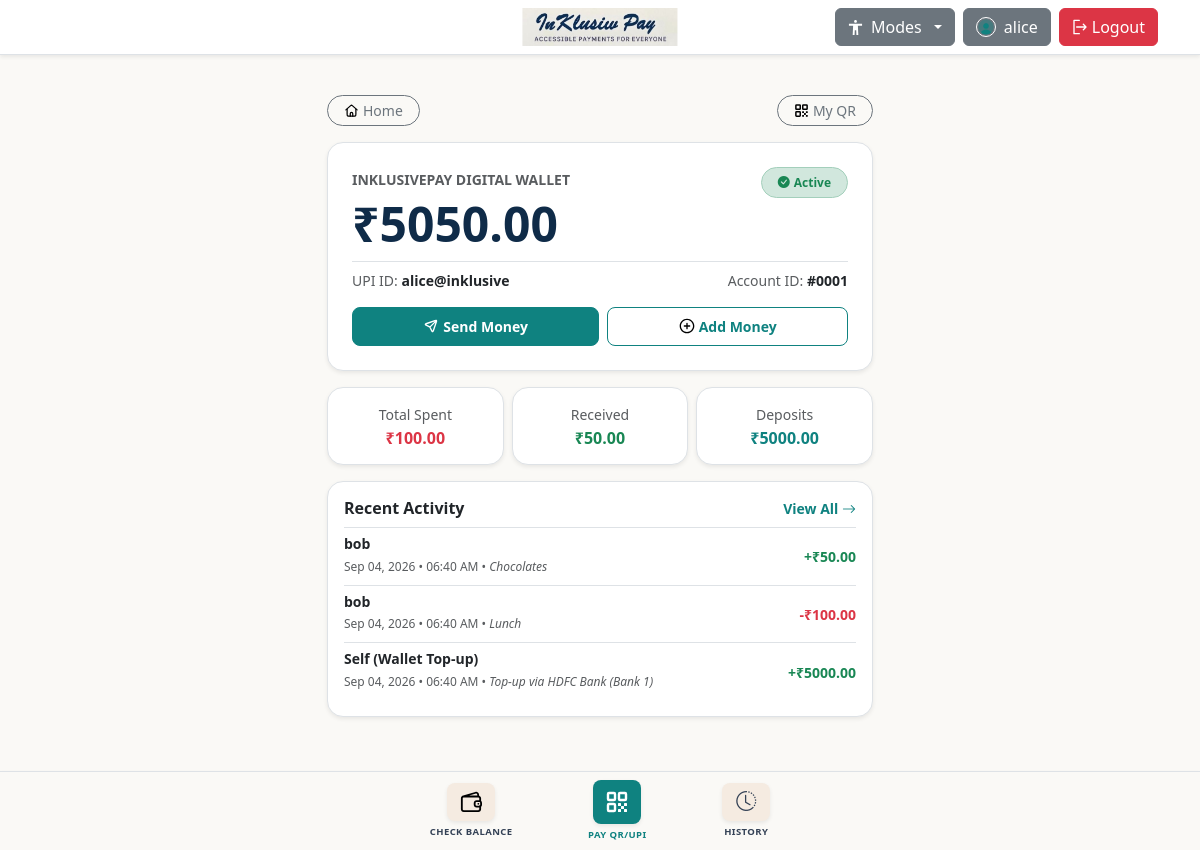
The page /balance (signed in) on the database its author committed.
### upiapp/models.py (models this page shows, shortened)
class Base(DeclarativeBase):
    pass

class User(Base, UserMixin):
    __tablename__ = "users"
    id: Mapped[int] = mapped_column(Integer, primary_key=True, autoincrement=True)
    username: Mapped[str] = mapped_column(String(80), unique=True, nullable=False)
    email: Mapped[str] = mapped_column(String(255), unique=True, nullable=False)
    password_hash: Mapped[str | None] = mapped_column(String(255), nullable=True)
    wallet: Mapped[float] = mapped_column(Float, default=100.0, nullable=False)
    qr_image: Mapped[str | None] = mapped_column(String(255), nullable=True)
    profile_image: Mapped[str | None] = mapped_column(String(255), nullable=True)
    transaction_pin_hash: Mapped[str | None] = mapped_column(String(255), nullable=True)
    created: Mapped[datetime] = mapped_column(
        DateTime,
        nullable=False,
        default=lambda: datetime.now(timezone.utc),
    )
    sent_transactions: Mapped[list["Transaction"]] = relationship(
        foreign_keys="[Transaction.sender_id]",
        back_populates="sender",
        cascade="all, delete-orphan",
    )
    received_transactions: Mapped[list["Transaction"]] = relationship(
        foreign_keys="[Transaction.receiver_id]",
        back_populates="receiver",
        cascade="all, delete-orphan",
    )
    family_memberships: Mapped[list["FamilyMember"]] = relationship(
        back_populates="user",
        cascade="all, delete-orphan",
    )
    favorite_contacts: Mapped[list["FavoriteContact"]] = relationship(
        "FavoriteContact",
        foreign_keys="FavoriteContact.user_id",
        back_populates="user",
        cascade="all, delete-orphan",
    )

class Transaction(Base):
    __tablename__ = "transactions"
    id: Mapped[int] = mapped_column(Integer, primary_key=True, autoincrement=True)
    amount: Mapped[float] = mapped_column(Float, nullable=False)
    sender_id: Mapped[int | None] = mapped_column(ForeignKey("users.id"), nullable=True)
    receiver_id: Mapped[int] = mapped_column(ForeignKey("users.id"), nullable=False)
    note: Mapped[str | None] = mapped_column(String(255), nullable=True)
    status: Mapped[str] = mapped_column(String(20), default="SUCCESS", nullable=False)
    transaction_type: Mapped[str] = mapped_column(String(20), default="TRANSFER", nullable=False)
    created_on: Mapped[datetime] = mapped_column(
        DateTime,
        nullable=False,
        default=lambda: datetime.now(timezone.utc),
    )
    sender: Mapped["User | None"] = relationship(foreign_keys=[sender_id], back_populates="sent_transactions")
    receiver: Mapped["User"] = relationship(foreign_keys=[receiver_id], back_populates="received_transactions")

### upiapp/routes.py (the view)
@app.route("/balance")
@login_required
def balance():
    with Session() as session:
        user = session.get(User, current_user.id)
        current_balance = user.wallet if user else 0.0
        sent_txns = session.query(Transaction).filter_by(sender_id=current_user.id, status="SUCCESS").all()
        received_txns = (
            session.query(Transaction)
            .filter(
                Transaction.receiver_id == current_user.id,
                Transaction.sender_id.is_not(None),
                Transaction.status == "SUCCESS",
            )
            .all()
        )
        deposit_txns = (
            session.query(Transaction)
            .filter(
                Transaction.receiver_id == current_user.id,
                Transaction.sender_id.is_(None),
                Transaction.status == "SUCCESS",
            )
            .all()
        )
        total_sent = sum(t.amount for t in sent_txns)
        total_received = sum(t.amount for t in received_txns)
        total_deposited = sum(t.amount for t in deposit_txns)
        recent_txns = (
            session.query(Transaction)
            .filter(or_(Transaction.sender_id == current_user.id, Transaction.receiver_id == current_user.id))
            .order_by(desc(Transaction.created_on))
            .limit(5)
            .all()
        )
        formatted_txns = []
        for t in recent_txns:
            if t.sender_id is None:
                direction = "DEPOSIT"
                counterparty = "Self (Wallet Top-up)"
            elif t.sender_id == current_user.id:
                direction = "SENT"
                counterparty = t.receiver.username if t.receiver else "User"
            else:
                direction = "RECEIVED"
                counterparty = t.sender.username if t.sender else "User"
            formatted_txns.append({
                "id": t.id,
                "amount": t.amount,
                "direction": direction,
                "counterparty": counterparty,
                "note": t.note,
                "created_on": t.created_on,
                "status": t.status,
            })
    return render_template(
        "balance.html",
        title="My Wallet & Balance",
        balance=current_balance,
        total_sent=total_sent,
        total_received=total_received,
        total_deposited=total_deposited,
        recent_transactions=formatted_txns,
    )

### upiapp/templates/balance.html (shortened to what this page needs)
{% extends "base.html" %}
{% block content %}
<div class="container py-4">
    <div class="row justify-content-center">
        <div class="col-md-8 col-lg-6">
            <div class="d-flex justify-content-between align-items-center mb-3">
                <a href="{{ url_for('home') }}" class="btn btn-sm btn-outline-secondary rounded-pill px-3 d-flex align-items-center gap-1">
                    <img src="{{ url_for('static', filename='svg/home.svg') }}" width="15" height="15" alt="Home">
                    <span>Home</span>
                </a>
                <a href="{{ url_for('profile') }}" class="btn btn-sm btn-outline-secondary rounded-pill px-3 d-flex align-items-center gap-1">
                    <img src="{{ url_for('static', filename='svg/qr.svg') }}" width="15" height="15" alt="QR">
                    <span>My QR</span>
                </a>
            </div>
            <div class="card border rounded-4 p-4 mb-3 bg-white shadow-sm">
                <div class="d-flex justify-content-between align-items-start mb-2">
                    <div>
                        <span class="text-muted small text-uppercase fw-semibold">InKlusivepay Digital Wallet</span>
                        <h1 class="display-5 fw-bold mt-1 mb-0 text-dark" style="color: #0F2B48 !important;">₹{{ "%.2f"|format(balance) }}</h1>
                    </div>
                    <span class="badge bg-success-subtle text-success border border-success-subtle px-3 py-2 rounded-pill">
                        <i class="bi bi-check-circle-fill me-1"></i>Active
                    </span>
                </div>
                <div class="d-flex flex-wrap align-items-center justify-content-between pt-2 border-top small text-muted">
                    <div>
                        <span>UPI ID: </span>
                        <strong class="text-dark">{{ current_user.username }}@inklusive</strong>
                    </div>
                    <div>
                        <span>Account ID: </span>
                        <strong class="text-dark">#{{ "%04d"|format(current_user.id) }}</strong>
                    </div>
                </div>
                <div class="d-flex gap-2 mt-3">
                    <a href="{{ url_for('pay') }}" class="btn btn-auth-teal btn-sm flex-fill py-2 rounded-3 d-flex align-items-center justify-content-center gap-1">
                        <img src="{{ url_for('static', filename='svg/send.svg') }}" width="16" height="16" alt="Send" style="filter: brightness(0) invert(1);">
                        <span>Send Money</span>
                    </a>
                    <a href="{{ url_for('deposit') }}" class="btn btn-outline-primary btn-sm flex-fill py-2 rounded-3 d-flex align-items-center justify-content-center gap-1">
                        <img src="{{ url_for('static', filename='svg/add.svg') }}" width="16" height="16" alt="Add">
                        <span>Add Money</span>
                    </a>
                </div>
            </div>
            <div class="row g-2 mb-3">
                <div class="col-4">
                    <div class="card border rounded-4 p-3 text-center bg-white shadow-sm">
                        <div class="text-muted small">Total Spent</div>
                        <h6 class="fw-bold text-danger mb-0 mt-1">₹{{ "%.2f"|format(total_sent) }}</h6>
                    </div>
                </div>
                <div class="col-4">
                    <div class="card border rounded-4 p-3 text-center bg-white shadow-sm">
                        <div class="text-muted small">Received</div>
                        <h6 class="fw-bold text-success mb-0 mt-1">₹{{ "%.2f"|format(total_received) }}</h6>
                    </div>
                </div>
                <div class="col-4">
                    <div class="card border rounded-4 p-3 text-center bg-white shadow-sm">
                        <div class="text-muted small">Deposits</div>
                        <h6 class="fw-bold text-teal mb-0 mt-1" style="color: #0F8280;">₹{{ "%.2f"|format(total_deposited) }}</h6>
                    </div>
                </div>
            </div>
            <div class="card border rounded-4 p-3 mb-4 bg-white shadow-sm">
                <div class="d-flex justify-content-between align-items-center mb-2">
                    <h6 class="fw-bold mb-0 text-dark">Recent Activity</h6>
                    <a href="{{ url_for('transactions') }}" class="text-decoration-none small fw-semibold text-teal">
                        View All <i class="bi bi-arrow-right"></i>
                    </a>
                </div>
                {% if recent_transactions %}
                <div class="list-group list-group-flush">
                    {% for t in recent_transactions %}
                    <div class="list-group-item px-0 py-2 d-flex justify-content-between align-items-center">
                        <div>
                            <h6 class="mb-0 small fw-semibold text-dark">{{ t.counterparty }}</h6>
                            <small class="text-muted" style="font-size: 0.75rem;">
                                {{ t.created_on.strftime('%b %d, %Y • %I:%M %p') }}
                                {% if t.note %}• <em>{{ t.note }}</em>{% endif %}
                            </small>
                        </div>
                        <div class="text-end">
                            <span class="fw-bold small {% if t.direction == 'SENT' %}text-danger{% else %}text-success{% endif %}">
                                {% if t.direction == 'SENT' %}-{% else %}+{% endif %}₹{{ "%.2f"|format(t.amount) }}
                            </span>
                        </div>
                    </div>
                    {% endfor %}
                </div>
                {% else %}
                <div class="text-center py-3 text-muted small">
                    <p class="mb-1">No transactions recorded yet.</p>
                    <a href="{{ url_for('pay') }}" class="btn btn-sm btn-outline-primary rounded-pill">Send your first payment</a>
                </div>
                {% endif %}
            </div>
        </div>
    </div>
</div>
{% endblock %}

### upiapp/templates/base.html (shortened to what this page needs)
<!DOCTYPE html>
<html lang="en" data-bs-theme="light">
<head>
    <link href="https://cdn.jsdelivr.net/npm/bootstrap@5.3.8/dist/css/bootstrap.min.css" rel="stylesheet"
>
    <link rel="stylesheet" href="https://cdn.jsdelivr.net/npm/bootstrap-icons@1.11.3/font/bootstrap-icons.min.css">
    <link rel="stylesheet" href="{{ url_for('static', filename='css/auth.css') }}">
</head>
<body>
    {% if request.endpoint not in ['login', 'register', 'verify_otp', 'resend_otp'] %}
    <header class="border-bottom py-2 bg-white shadow-sm sticky-top">
        <div class="container d-flex justify-content-between align-items-center position-relative">
            <div class="position-absolute start-50 translate-middle-x text-center">
                <a class="text-decoration-none d-inline-block" href="{{ url_for('home') }}">
                    <img src="{{ url_for('static', filename='img/brand_header_logo.png') }}" style="height: 38px; width: auto; object-fit: contain;" alt="InKlusiv Pay">
                </a>
            </div>
            <div class="d-flex align-items-center gap-2 ms-auto">
                <div class="dropdown">
                    <button class="btn btn-secondary dropdown-toggle d-flex align-items-center gap-2" type="button" data-bs-toggle="dropdown" aria-expanded="false" title="Accessibility Quick Modes">
                        <img src="{{ url_for('static', filename='svg/person.svg') }}" width="15" height="15" alt="Modes" style="filter: brightness(0) invert(1);">
                        <span>Modes</span>
                    </button>
                </div>
                {% if current_user.is_authenticated %}
                <a href="{{ url_for('profile') }}" class="btn btn-secondary d-flex align-items-center gap-2" title="Profile">
                    <img src="{{ url_for('static', filename='img/default_avatar.png') }}" class="rounded-circle border border-white" width="20" height="20" alt="Avatar">
                    <span class="d-none d-sm-inline">{{ current_user.username }}</span>
                </a>
                <a href="{{ url_for('logout') }}" class="btn btn-danger d-flex align-items-center gap-1" title="Logout">
                    <img src="{{ url_for('static', filename='svg/logout.svg') }}" width="16" height="16" alt="Logout" style="filter: brightness(0) invert(1);">
                    <span class="d-none d-sm-inline">Logout</span>
                </a>
                {% else %}
                <a href="{{ url_for('login') }}" class="btn btn-secondary">Login</a>
                <a href="{{ url_for('register') }}" class="btn btn-auth-teal text-white">Register</a>
                {% endif %}
            </div>
        </div>
    </header>
    {% endif %}
    {% block content %}
    {% endblock %}
    {% if request.endpoint not in ['login', 'register', 'verify_otp', 'resend_otp', 'cognitive_mode'] %}
    <nav class="navbar fixed-bottom bg-white border-top py-2 shadow-sm" style="z-index: 1030; background-color: #FAF9F6 !important;">
        <div class="container d-flex justify-content-around align-items-center text-center" style="max-width: 440px;">
            <a href="{{ url_for('balance') if current_user.is_authenticated else url_for('login') }}" class="d-flex flex-column align-items-center text-decoration-none" style="gap: 4px;">
                <div class="d-flex align-items-center justify-content-center rounded-3 shadow-sm" style="width: 48px; height: 38px; background-color: #F5EBE1; color: #334155;">
                    <img src="{{ url_for('static', filename='svg/wallet.svg') }}" width="22" height="22" alt="Wallet">
                </div>
                <span style="font-size: 9.5px; font-weight: 800; letter-spacing: 0.4px; color: #334155;">CHECK BALANCE</span>
            </a>
            <a href="{{ url_for('pay', scan=1) if current_user.is_authenticated else url_for('login') }}" class="d-flex flex-column align-items-center text-decoration-none" style="gap: 4px;">
                <div class="d-flex align-items-center justify-content-center rounded-3 shadow-sm" style="width: 48px; height: 44px; background-color: #0F8280; color: #ffffff;">
                    <img src="{{ url_for('static', filename='svg/qr.svg') }}" width="24" height="24" alt="Pay QR" style="filter: brightness(0) invert(1);">
                </div>
                <span style="font-size: 9.5px; font-weight: 800; letter-spacing: 0.4px; color: #0F8280;">PAY QR/UPI</span>
            </a>
            <a href="{{ url_for('transactions') if current_user.is_authenticated else url_for('login') }}" class="d-flex flex-column align-items-center text-decoration-none" style="gap: 4px;">
                <div class="d-flex align-items-center justify-content-center rounded-3 shadow-sm" style="width: 48px; height: 38px; background-color: #F5EBE1; color: #334155;">
                    <i class="bi bi-clock-history fs-5"></i>
                </div>
                <span style="font-size: 9.5px; font-weight: 800; letter-spacing: 0.4px; color: #334155;">HISTORY</span>
            </a>
        </div>
    </nav>
    {% endif %}
</body>
</html>

### rows shown on the page
User: username "alice", wallet "5050.00", id "0001"
User: counterparty "bob" "bob"
Transaction: created_on "Sep 04, 2026 • 06:40 AM", note "Chocolates", amount "50.00"
Transaction: created_on "Sep 04, 2026 • 06:40 AM", note "Lunch", amount "100.00"
Transaction: counterparty "Self (Wallet Top-up)", created_on "Sep 04, 2026 • 06:40 AM", note "Top-up via HDFC Bank (Bank 1)", amount "5000.00"

### other values the page prints
{{ "%.2f"|format(total_sent) }} "100.00"
{{ "%.2f"|format(total_received) }} "50.00"
{{ "%.2f"|format(total_deposited) }} "5000.00"
